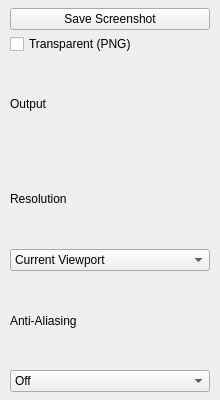
<?xml version="1.0" encoding="UTF-8"?>
<ui version="4.0">
 <class>ScreenshotPage</class>
 <widget class="QWidget" name="ScreenshotPage">
  <property name="geometry">
   <rect>
    <x>0</x>
    <y>0</y>
    <width>220</width>
    <height>400</height>
   </rect>
  </property>
  <property name="autoFillBackground">
   <bool>false</bool>
  </property>
  <layout class="QVBoxLayout" name="verticalLayout">
   <property name="spacing">
    <number>4</number>
   </property>
   <property name="leftMargin">
    <number>10</number>
   </property>
   <property name="topMargin">
    <number>8</number>
   </property>
   <property name="rightMargin">
    <number>10</number>
   </property>
   <property name="bottomMargin">
    <number>8</number>
   </property>
   <item>
    <widget class="QPushButton" name="saveBtn">
     <property name="text">
      <string>Save Screenshot</string>
     </property></widget>
   </item>
   <item>
    <widget class="QCheckBox" name="transCb">
     <property name="text">
      <string>Transparent (PNG)</string>
     </property>
    </widget>
   </item>
    <item>
     <widget class="QLabel" name="outputHeader">
      <property name="text">
       <string>Output</string>
      </property></widget>
    </item>
    <item>
     <widget class="QLabel" name="resLabel">
     <property name="text">
      <string>Resolution</string>
     </property></widget>
   </item>
    <item>
     <widget class="QComboBox" name="resCombo">
      <item>
       <property name="text">
        <string>Current Viewport</string>
       </property>
      </item>
     <item>
      <property name="text">
       <string>HD (1280×720)</string>
      </property>
     </item>
     <item>
      <property name="text">
       <string>Full HD (1920×1080)</string>
      </property>
     </item>
     <item>
      <property name="text">
       <string>2K (2560×1440)</string>
      </property>
     </item>
     <item>
      <property name="text">
       <string>4K (3840×2160)</string>
      </property>
     </item>
    </widget>
   </item>
   <item>
    <widget class="QLabel" name="aaLabel">
     <property name="text">
      <string>Anti-Aliasing</string>
     </property></widget>
   </item>
    <item>
     <widget class="QComboBox" name="aaCombo">
      <item>
       <property name="text">
        <string>Off</string>
       </property>
      </item>
     <item>
      <property name="text">
       <string>2x</string>
      </property>
     </item>
     <item>
      <property name="text">
       <string>4x</string>
      </property>
     </item>
    </widget>
   </item>
  </layout>
 </widget>
 <resources/>
 <connections/>
</ui>
